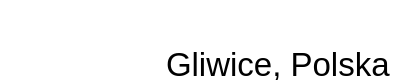
<?xml version="1.0" encoding="UTF-8"?>
<ui version="4.0">
 <class>Date</class>
 <widget class="QWidget" name="Date">
  <property name="geometry">
   <rect>
    <x>0</x>
    <y>0</y>
    <width>420</width>
    <height>80</height>
   </rect>
  </property>
  <property name="windowTitle">
   <string>Form</string>
  </property>
  <property name="styleSheet">
   <string notr="true">QWidget#Date{
background-color: transparent;
}
QLabel#timeLabel{
color: white;
}</string>
  </property>
  <widget class="QWidget" name="verticalLayoutWidget">
   <property name="geometry">
    <rect>
     <x>-10</x>
     <y>49</y>
     <width>401</width>
     <height>31</height>
    </rect>
   </property>
   <layout class="QVBoxLayout" name="verticalLayout">
    <item alignment="Qt::AlignRight">
     <widget class="QLabel" name="label">
      <property name="font">
       <font>
        <family>Arial</family>
        <pointsize>25</pointsize>
       </font>
      </property>
      <property name="text">
       <string>Gliwice, Polska</string>
      </property>
     </widget>
    </item>
   </layout>
  </widget>
  <widget class="QLabel" name="timeLabel">
   <property name="geometry">
    <rect>
     <x>150</x>
     <y>10</y>
     <width>441</width>
     <height>35</height>
    </rect>
   </property>
   <property name="styleSheet">
    <string notr="true">color: white;
font-size: 25px;</string>
   </property>
   <property name="text">
    <string/>
   </property>
  </widget>
  <widget class="QLabel" name="label_gif_animation">
   <property name="geometry">
    <rect>
     <x>110</x>
     <y>11</y>
     <width>31</width>
     <height>35</height>
    </rect>
   </property>
   <property name="font">
    <font>
     <pointsize>10</pointsize>
    </font>
   </property>
   <property name="styleSheet">
    <string notr="true">image: url(:/images/feather/clock.svg);</string>
   </property>
   <property name="text">
    <string/>
   </property>
   <property name="scaledContents">
    <bool>false</bool>
   </property>
  </widget>
 </widget>
 <resources/>
 <connections/>
</ui>
